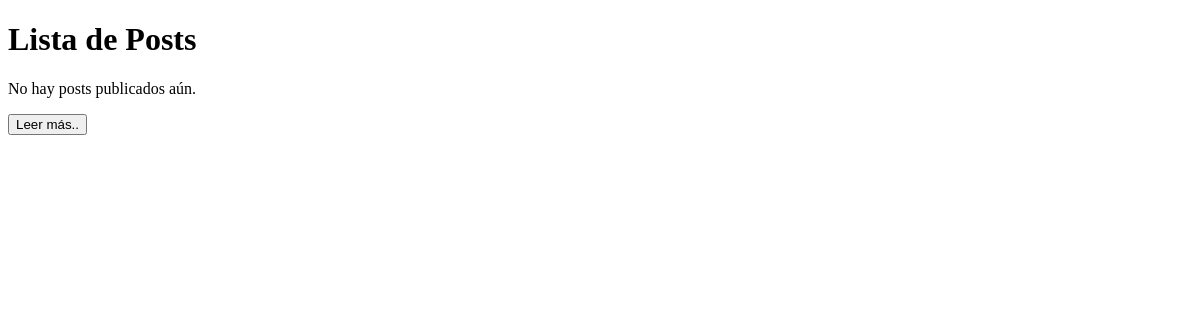
Before: /blog with the older database file.
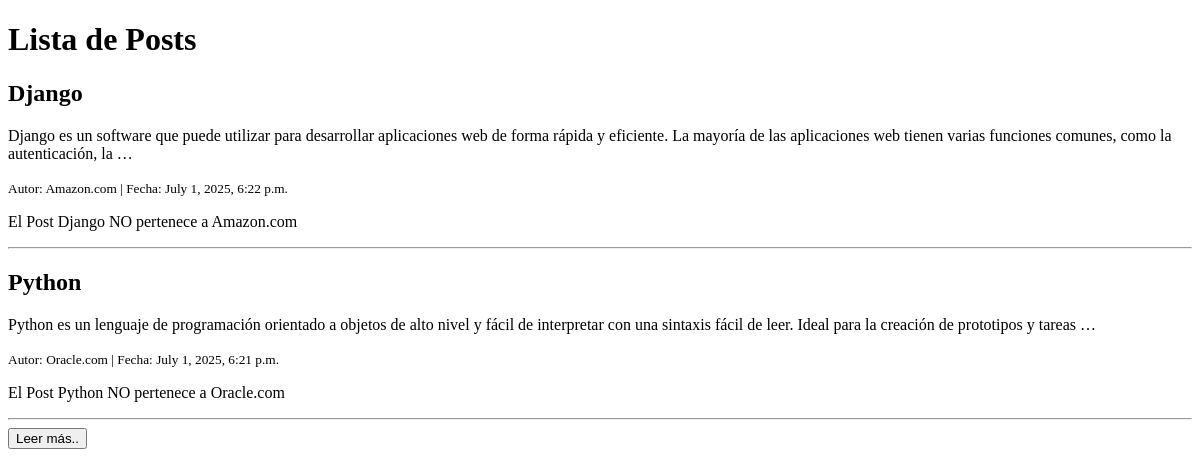
After: the same page with the newer database file.
### blog/models.py (models this page shows, shortened)
class Post(models.Model):
    titulo = models.CharField(max_length=200)
    contenido = models.TextField()
    autor = models.CharField(max_length=100)
    fecha_creacion = models.DateTimeField(auto_now_add=True)
    publicado = models.BooleanField(default=False)

### blog/views.py (the view)
# urls.py: path('blog', views.lista_posts, name='lista_posts'),
def lista_posts(request):
    posts = Post.objects.filter(publicado=True).order_by('-fecha_creacion')
    return render(request, 'blog/lista_posts.html', {'posts': posts})

### blog/templates/blog/lista_posts.html (shortened to what this page needs)
<!DOCTYPE html>
<html>
<head>
</head>
<body>
    <h1>Lista de Posts</h1>
    {% for post in posts %}
        <article>
            <h2>{{ post.titulo }}</h2>
            <p>{{ post.contenido|truncatewords:30 }}</p>
            <small>Autor: {{ post.autor }} | Fecha: {{ post.fecha_creacion }}</small>
            <section>
                {% if post.autor == "admin" %}
                    <p>El Post {{ post.titulo }} SI pertenece a {{ post.autor }}</p>
                {% else %}
                    <p>El Post {{ post.titulo }} NO pertenece a {{ post.autor }}</p>
                {% endif %}
            </section>
        </article>
        <hr>
    {% empty %}
        <p>No hay posts publicados aún.</p>
    {% endfor %}
    <section>
        <button type="button">Leer más..</button>
    </section>
</body>
</html>

Changed rows visible on the page:
added Post: titulo "Django", contenido "Django es un software que puede utilizar para desarrollar aplicaciones web de forma rápida y eficiente. La mayoría de las aplicaciones web tienen varias funciones comunes, como la autenticación, la …", autor "Amazon.com", fecha_creacion "July 1, 2025, 6:22 p.m."
added Post: titulo "Python", contenido "Python es un lenguaje de programación orientado a objetos de alto nivel y fácil de interpretar con una sintaxis fácil de leer. Ideal para la creación de prototipos y tareas …", autor "Oracle.com", fecha_creacion "July 1, 2025, 6:21 p.m."
Other visible differences:
text no longer shown: "No hay posts publicados aún."
